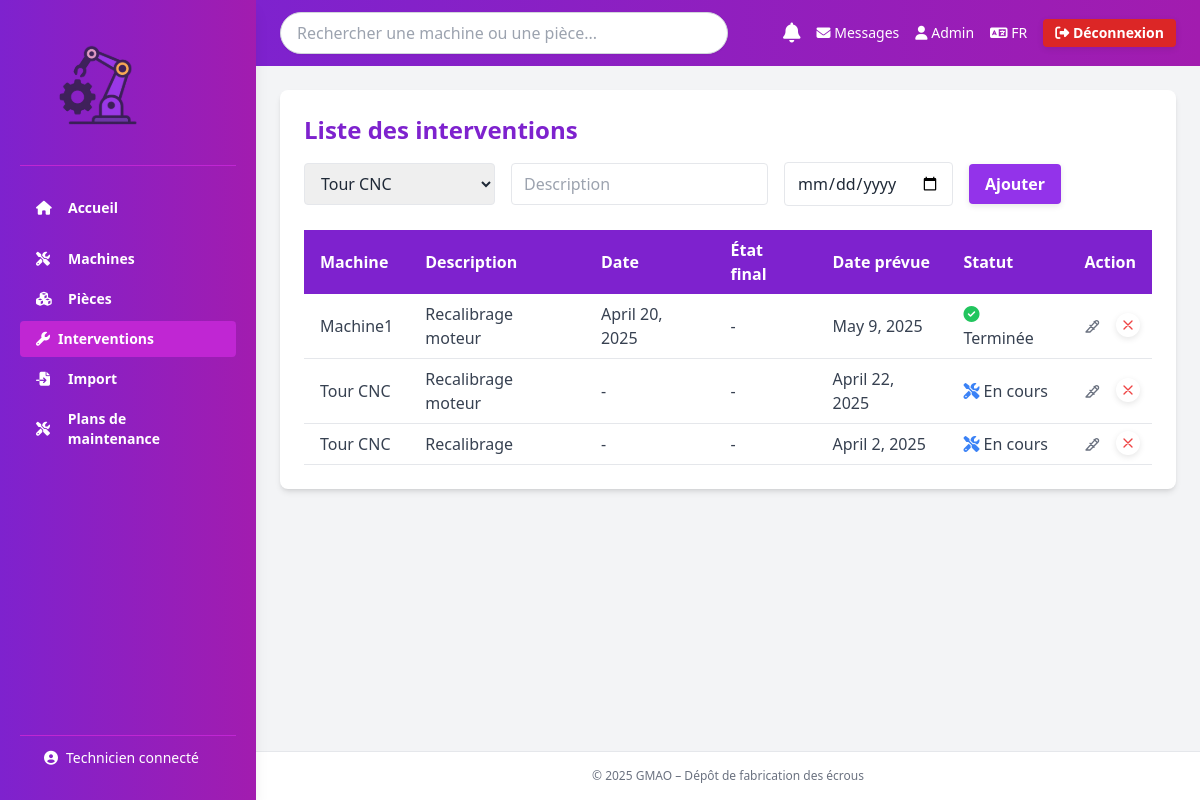
/interventions/, run on the app's committed database.
### core/models.py (models this page shows, shortened)
class Intervention(models.Model):
    machine = models.ForeignKey('Machine', on_delete=models.CASCADE, related_name='interventions')
    technicien = models.ForeignKey(User, on_delete=models.CASCADE)
    description = models.TextField(null=True, blank=True)
    date_planifiee = models.DateField(null=True, blank=True)  # Date prévue
    date_intervention = models.DateField(null=True, blank=True)  # Date réelle (remplie à la clôture)
    etat_final = models.CharField(max_length=200, blank=True)
    duree_total = models.IntegerField(null=True, blank=True)  # en minutes
    STATUT_CHOICES = (
        ('planifiee', 'Planifiée'),
        ('en_cours', 'En cours'),
        ('terminee', 'Terminée'),
    )
    statut = models.CharField(max_length=20, choices=STATUT_CHOICES, default='planifiee')
    terminee = models.BooleanField(default=False)

class Machine(models.Model):
    nom = models.CharField(max_length=100)
    type = models.CharField(
          max_length=50,
          choices=[('tour', 'Tour'), ('perceuse', 'Perceuse')]
    )
    statut = models.CharField(
        max_length=20,
        choices=[
            ('operationnel', '🟢 Opérationnel'),
            ('en_panne', '🔴 En panne')
        ]
    )
    derniere_maintenance = models.DateField(null=True, blank=True)  # ← AJOUT ICI
    frequence_jours = models.PositiveIntegerField(default=30)  # fréquence en jours
    emplacement = models.CharField(max_length=100, blank=True)
    maintenances = models.ManyToManyField('PlanMaintenance', related_name="machines", blank=True)

### core/views.py (the view, shortened to what this page needs)
# urls.py: path('interventions/', views.interventions, name='interventions'),
def interventions(request):
    interventions = Intervention.objects.all()
    for i in interventions:
        if i.date_planifiee and i.date_planifiee <= date.today() and not i.terminee:
            i.statut = 'en_cours'
            i.save()
    machines = Machine.objects.all()
    interventions = interventions.order_by('-date_planifiee')
    return render(request, 'interventions.html', {
        'interventions': interventions,
        'machines': machines
    })

### core/templates/interventions.html (shortened to what this page needs)
{% extends "base.html" %}
{% load static %}
{% block content %}
<div class="p-6 bg-white rounded-lg shadow-md">
  <h2 class="text-2xl font-bold mb-4 text-purple-700">Liste des interventions</h2>
  <form method="POST" class="flex flex-wrap gap-4 mb-6 items-center">
      <select name="machine" class="border rounded px-3 py-2">
          {% for m in machines %}
              <option value="{{ m.id }}">{{ m.nom }}</option>
          {% endfor %}
      </select>
      <input name="description" type="text" placeholder="Description" class="border rounded px-3 py-2" required>
      <input name="date_planifiee" type="date" class="border rounded px-3 py-2" required>
      <button type="submit" class="bg-purple-600 text-white rounded px-4 py-2">Ajouter</button>
  </form>
  <div class="overflow-x-auto">
      <table class="w-full table-auto text-left border-collapse">
          <thead class="bg-purple-700 text-white">
              <tr>
                  <th class="px-4 py-2">Machine</th>
                  <th class="px-4 py-2">Description</th>
                  <th class="px-4 py-2">Date</th>
                  <th class="px-4 py-2">État final</th>
                  <th class="px-4 py-2">Date prévue</th>
                  <th class="px-4 py-2">Statut</th>
                  <th class="px-4 py-2">Action</th>
              </tr>
          </thead>
          <tbody class="text-gray-700">
              {% for i in interventions %}
                  <tr class="border-b hover:bg-purple-50">
                      <td class="px-4 py-2">{{ i.machine.nom }}</td>
                      <td class="px-4 py-2">{{ i.description }}</td>
                      <td class="px-4 py-2">{{ i.date_intervention|default:"-" }}</td>
                      <td class="px-4 py-2">{{ i.etat_final|default:"-" }}</td>
                      <td class="px-4 py-2">{{ i.date_planifiee|default:"-" }}</td>
                      <td class="px-4 py-2">
                          {% if i.statut == 'planifiee' %}
                              <i class="fas fa-calendar-alt text-yellow-500"></i> Planifiée
                          {% elif i.statut == 'en_cours' %}
                              <i class="fas fa-tools text-blue-500"></i> En cours
                          {% else %}
                              <i class="fas fa-check-circle text-green-500"></i> Terminée
                          {% endif %}
                      </td>
                      <td class="text-center whitespace-nowrap">
                        <div class="flex items-center justify-center gap-3">
                          <a href="{% url 'modifier_intervention' i.id %}"
                             class="text-gray-500 hover:text-blue-600 p-1 transition" title="Modifier">
                            <svg xmlns="http://www.w3.org/2000/svg" class="h-4 w-4" fill="none"
                                 viewBox="0 0 24 24" stroke="currentColor" stroke-width="2">
                              <path stroke-linecap="round" stroke-linejoin="round"
                                    d="M15.232 5.232l3.536 3.536M9 11l6 6M3 21h6l12-12a2.828 2.828 0 0 0-4-4L3 21z" />
                            </svg>
                          </a>
                          <form method="POST" action="{% url 'supprimer_intervention' i.id %}"
                                onsubmit="return confirm('Confirmer la suppression ?');" class="inline">
                            <button class="p-1 rounded-full border border-gray-200 bg-white hover:bg-red-50 transition" title="Supprimer">
                                <svg xmlns="http://www.w3.org/2000/svg" class="h-4 w-4 text-red-500"
                                     fill="none" viewBox="0 0 24 24" stroke="currentColor" stroke-width="2">
                                  <path stroke-linecap="round" stroke-linejoin="round" d="M6 18L18 6M6 6l12 12" />
                                </svg>
                            </button>
                          </form>
                        </div>
                      </td>
                  </tr>
              {% empty %}
                  <tr>
                      <td colspan="7" class="text-center text-gray-400 py-4">Aucune intervention trouvée.</td>
                  </tr>
              {% endfor %}
          </tbody>
      </table>
  </div>
</div>
{% endblock %}

### core/templates/base.html (shortened to what this page needs)
{% load static %}
<!DOCTYPE html>
<html lang="fr">
<head>
  <link href='https://cdn.jsdelivr.net/npm/fullcalendar@6.1.8/main.min.css' rel='stylesheet' />
  <script src="https://cdn.tailwindcss.com"></script>
  <link href="https://cdn.jsdelivr.net/npm/select2@4.1.0-rc.0/dist/css/select2.min.css" rel="stylesheet" />
  <link rel="stylesheet" href="https://cdnjs.cloudflare.com/ajax/libs/font-awesome/6.5.0/css/all.min.css">
  <link rel="stylesheet" href="https://cdnjs.cloudflare.com/ajax/libs/font-awesome/6.4.0/css/all.min.css">
  <link rel="stylesheet" href="{% static 'css/style.css' %}">
  <link rel="stylesheet" href="{% static 'css/dashboard.css' %}">
  <link rel="stylesheet" href="{% static 'css/machines.css' %}">
  <link href='https://cdn.jsdelivr.net/npm/fullcalendar@6.1.8/main.min.css' rel='stylesheet' />
</head>
<body class="min-h-screen text-gray-800 flex">
  <aside class="sidebar w-64 h-screen bg-gradient-to-r from-purple-700 to-fuchsia-700 text-white fixed left-0 top-0 flex flex-col justify-between shadow-lg">
    <div>
      <div class="flex items-center gap-2 px-6 py-4 border-b border-fuchsia-600">
        <img src="{% static 'img/logo.svg' %}" alt="Logo GMAO" height="50">
      </div>
      <nav class="mt-6">
        <ul class="space-y-1 text-sm px-4">
          <li>
            <a href="{% url 'accueil' %}" class="flex items-center gap-3 px-4 py-2 {% if request.resolver_match.url_name == 'accueil' %}nav-active{% endif %}">
              <i class="fa fa-home w-5"></i> Accueil
            </a>
          </li>
          <li>
            <a href="{% url 'machines' %}" class="flex items-center gap-3 px-4 py-2 {% if request.resolver_match.url_name == 'machines' %}nav-active{% endif %}">
              <i class="fa fa-screwdriver-wrench w-5"></i> Machines
            </a>
          </li>
          <li>
            <a href="{% url 'pieces' %}" class="flex items-center gap-3 px-4 py-2 {% if request.resolver_match.url_name == 'pieces' %}nav-active{% endif %}">
              <i class="fa fa-cubes w-5"></i> Pièces
            </a>
          </li>
          <li>
            <a href="{% url 'interventions' %}" class="{% if request.path == '/interventions/' %}bg-fuchsia-600 text-white{% endif %} flex items-center gap-2 py-2 px-4 rounded hover:bg-fuchsia-500 transition">
                <i class="fa fa-wrench"></i>
                <span>Interventions</span>
            </a>
        </li>
          <li>
            <a href="{% url 'import_excel' %}" class="flex items-center gap-3 px-4 py-2 {% if request.resolver_match.url_name == 'import_excel' %}nav-active{% endif %}">
              <i class="fa fa-file-import w-5"></i> Import
            </a>
          </li>
          <li>
            <a href="{% url 'liste_plans_maintenance' %}" class="flex items-center gap-3 px-4 py-2 {% if request.resolver_match.url_name == 'liste_plans' %}bg-purple-900 text-white{% endif %}">
              <i class="fa fa-tools w-5"></i> Plans de maintenance
            </a>
          </li>
          <li>
            <a href="{% url 'dashboard' %}" class="flex items-center gap-3 px-4 py-2 {% if request.resolver_match.url_name == 'dashboard' %}nav-active{% endif %}">
            </a>
          </li>
        </ul>
      </nav>
    </div>
    <div class="px-6 py-3 border-t border-fuchsia-600 text-sm flex items-center gap-2">
      <i class="fa fa-user-circle"></i>
      <span>Technicien connecté</span>
    </div>
  </aside>
  <div class="flex-1 ml-64 flex flex-col min-h-screen">
    <header class="bg-gradient-to-r from-purple-700 to-fuchsia-700 shadow-md px-6 py-3 flex justify-between items-center">
      <input type="text" placeholder="Rechercher une machine ou une pièce..."
             class="w-1/2 px-4 py-2 border border-gray-300 rounded-full shadow-sm focus:outline-none focus:ring-2 focus:ring-fuchsia-500">
      <div class="flex gap-4 items-center text-sm">
        <div class="relative">
          <button onclick="toggleNotifications()" class="relative text-white focus:outline-none">
            <i class="fa fa-bell text-xl"></i>
          </button>
        </div>
        <span class="text-white"><i class="fa fa-envelope"></i> Messages</span>
        <span class="text-white"><i class="fa fa-user"></i> Admin</span>
        <span class="text-white"><i class="fa fa-language"></i> FR</span>
        <form method="POST" action="{% url 'logout' %}">
          <button type="submit" class="bg-red-600 text-white px-3 py-1 rounded hover:bg-red-700 transition">
              <i class="fa fa-sign-out-alt"></i> Déconnexion
          </button>
      </form>
      </div>
    </header>
    <main class="p-6 bg-gray-100 flex-1 overflow-y-auto">
      {% block content %}
      {% endblock %}
    </main>
    <footer class="text-center text-xs text-gray-500 py-4 bg-white border-t">
      © 2025 GMAO – Dépôt de fabrication des écrous
    </footer>
  </div>
</body>
</html>

### core/static/css/style.css (style rules this page uses)
body { margin: 0; font-family: 'Segoe UI', sans-serif; background-color: #fff; color: #581845; }
.sidebar { background-color: #900C3F; width: 220px; padding: 20px; min-height: 100vh; color: white; position: fixed; top: 60px; }
.sidebar ul { list-style: none; padding: 0; }
.sidebar ul li { margin-bottom: 15px; }
.sidebar ul li a { text-decoration: none; color: white; font-weight: bold; }
footer { text-align: center; padding: 20px; font-size: 13px; color: #aaa; }
form button { background-color: #7c3aed; border: none; padding: 10px 20px; border-radius: 9999px; color: white; font-weight: bold; cursor: pointer; box-shadow: 0 2px 6px rgba(0,0,0,0.1); }

### core/static/css/machines.css (style rules this page uses)
body { font-family: 'Segoe UI', sans-serif; background-color: #f8f9fb; color: #333; }
h2 { margin-bottom: 25px; font-weight: bold; color: #4a0033; display: flex; align-items: center; gap: 10px; }

### core/templates/base.html (style rules this page uses)
body { font-family: 'Segoe UI', sans-serif; background-color: #f7f8fc; }
.sidebar a { transition: background 0.2s; }

### data on the page
Intervention: machine.nom "Machine1", description "Recalibrage moteur", date_intervention "April 20, 2025", etat_final "-", date_planifiee "May 9, 2025", statut "terminee" (drawn)
Intervention: machine.nom "Tour CNC", description "Recalibrage moteur", date_intervention "-", etat_final "-", date_planifiee "April 22, 2025", statut "en_cours" (drawn)
Intervention: machine.nom "Tour CNC", description "Recalibrage", date_intervention "-", etat_final "-", date_planifiee "April 2, 2025", statut "en_cours" (drawn)

### other printed values
form field machine "Tour CNC"
